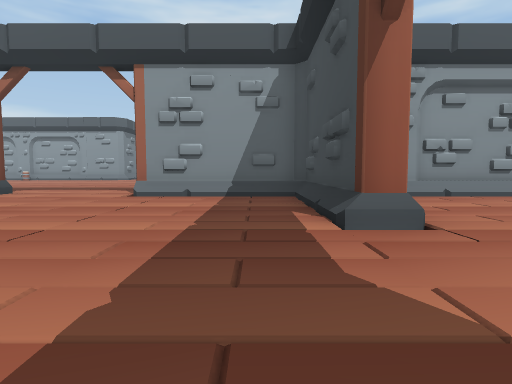
view 1 (above)

16 first-person views from a walk through a scene from a Unity 3-D project. The camera is 0.59 m above the floor, tilts 4° down and sees 80° across. The floor is counted in squares, 1 m on a side. Each view is taken from the middle of a square. On the plan, view 1 faces up. The plan holds only what a view shows up to about 9 squares ahead; the rest is blank. The place goes on beyond the plan.

view 2
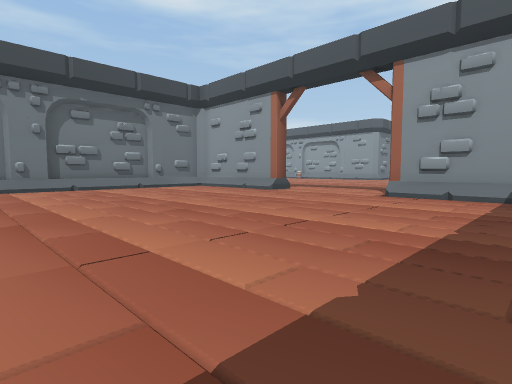

view 3
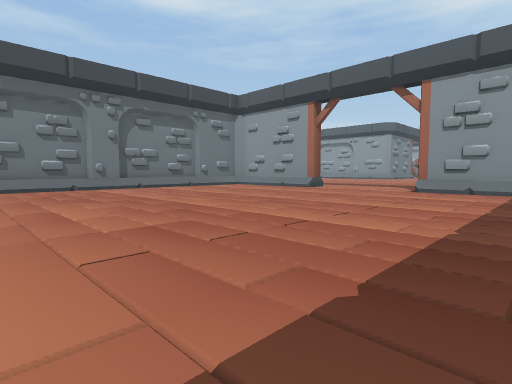

view 4
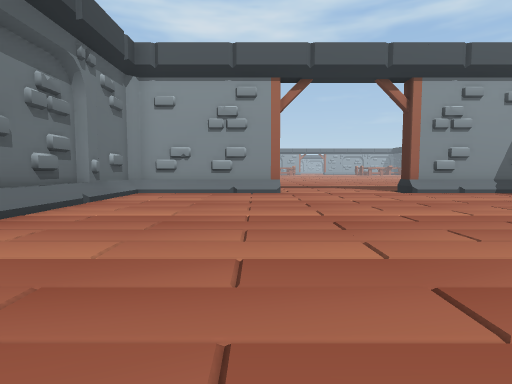

view 5
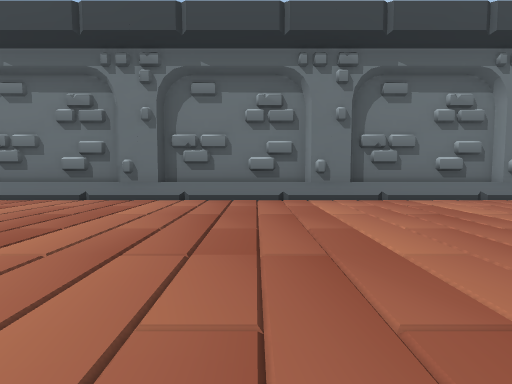

view 6
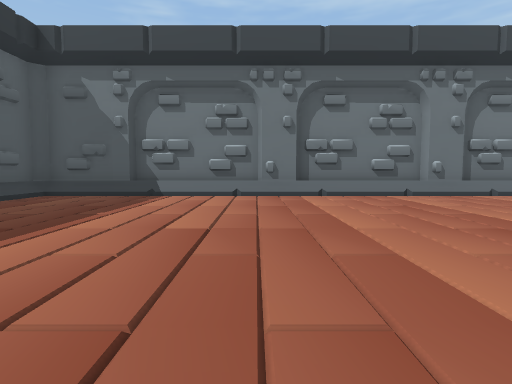

view 7
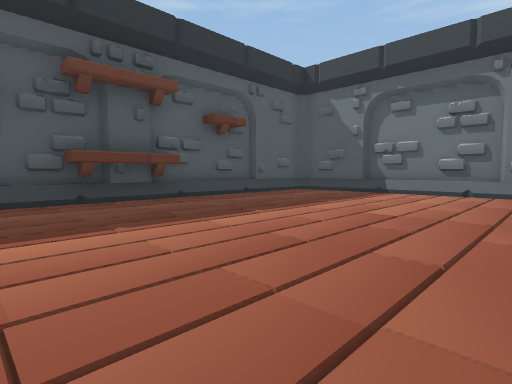

view 8
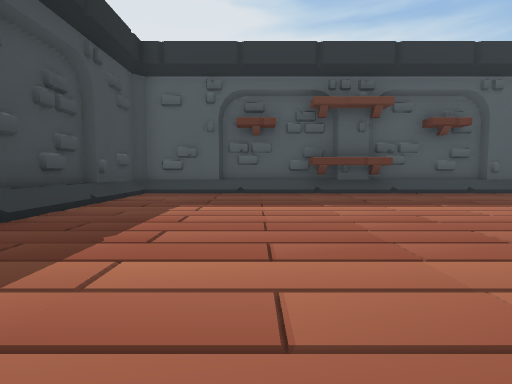

view 9
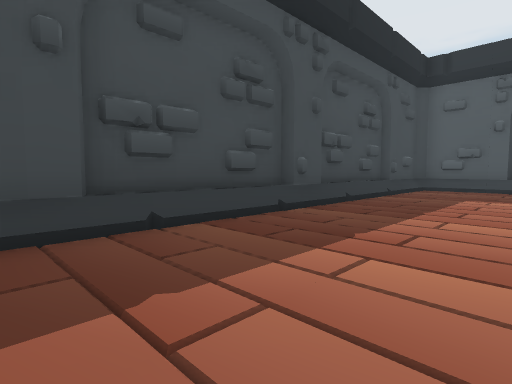

view 10
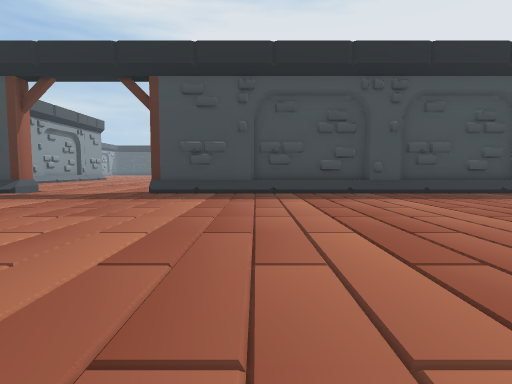

view 11
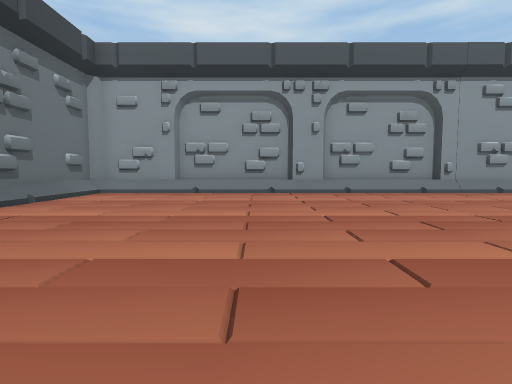

view 12
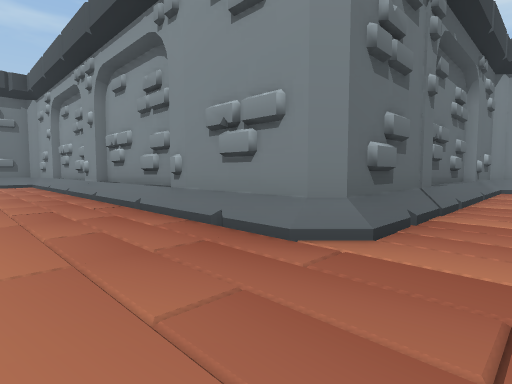

view 13
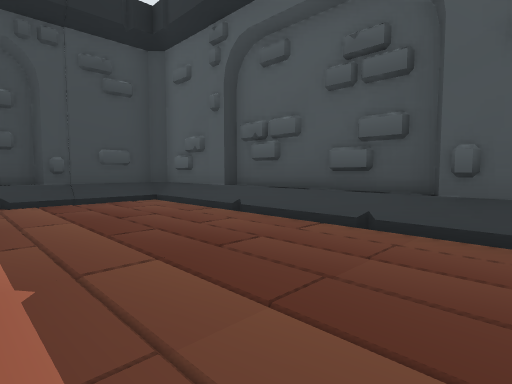

view 14
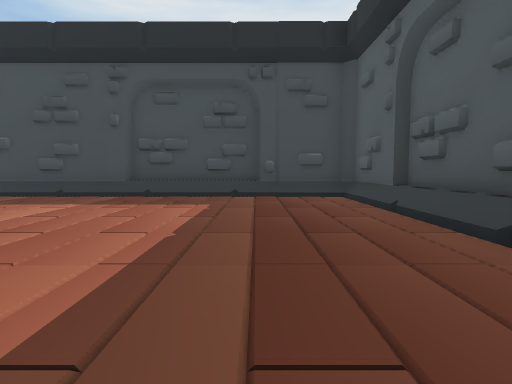

view 15
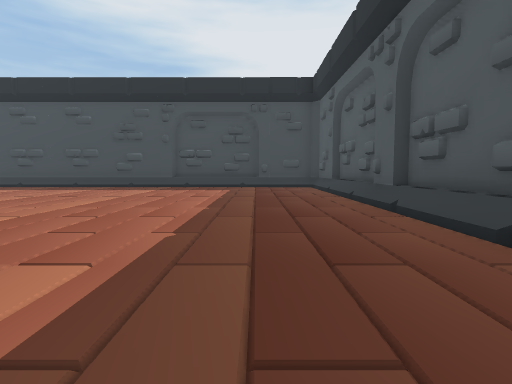

view 16
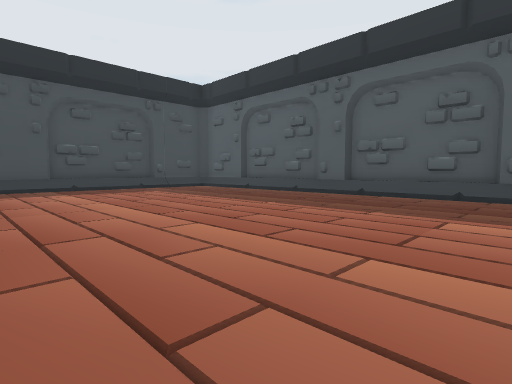

### Floor plan
Key: @ floor where view 1 was taken; # wall or solid block; . floor; / step, stairs or slope; S shelf.
Columns run from 11 left of view 1 to 15 right of it. Each row starts with its distance up from view 1.
 15               ..........##
 14               ..........#/
 13               ..........#/
 12               ..........#/
 11               ..........#/
 10              ...........#/.
  9     ....      ..........#/.
  8 #####...#################/.
  7 #.///.......#.///////////..
  6 #/..........#/.............
  5 #/..........#/.............
  4 #/..........#/........
  3 #/....................
  2 #/...................
  1 #/............ .....
  0 #/.........@//  ...
 -1 #/..........#    .
 -2 #/..........#
 -3 #/..........#
 -4 #/..........#
 -5 #/..........#
 -6 #/..........#
 -7 #/..........#
 -8 #/..........#
 -9 #/..........#
-10 #/..........#
-11 #/..........#
-12 ###///SS///##
-13   ##########

Where each view was taken, in squares from view 1:
view 1: 0 up, 0 right, facing up
view 2: 0 up, 0 right, facing up-left
view 3: 2 down, 0 right, facing up-left
view 4: 1 down, 7 left, facing up
view 5: 0 up, 4 left, facing left
view 6: 7 down, 3 left, facing left
view 7: 6 down, 2 left, facing down-left
view 8: 4 down, 2 left, facing down
view 9: 2 down, 2 left, facing down-right
view 10: 3 down, 7 left, facing right
view 11: 1 down, 6 right, facing up
view 12: 5 up, 15 right, facing up-left
view 13: 11 up, 7 right, facing down-right
view 14: 10 up, 6 right, facing right
view 15: 10 up, 2 right, facing right
view 16: 15 up, 3 right, facing down-right
